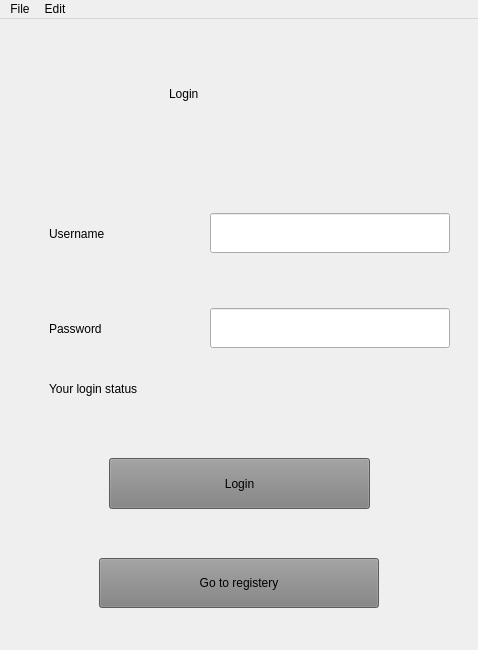
<?xml version="1.0" encoding="UTF-8"?>
<ui version="4.0">
 <class>HealtCheck</class>
 <widget class="QMainWindow" name="HealtCheck">
  <property name="geometry">
   <rect>
    <x>0</x>
    <y>0</y>
    <width>478</width>
    <height>650</height>
   </rect>
  </property>
  <property name="minimumSize">
   <size>
    <width>478</width>
    <height>650</height>
   </size>
  </property>
  <property name="maximumSize">
   <size>
    <width>478</width>
    <height>650</height>
   </size>
  </property>
  <property name="windowTitle">
   <string>HealtCheck</string>
  </property>
  <widget class="QWidget" name="centralwidget">
   <property name="minimumSize">
    <size>
     <width>460</width>
     <height>0</height>
    </size>
   </property>
   <property name="maximumSize">
    <size>
     <width>16777215</width>
     <height>16777215</height>
    </size>
   </property>
   <layout class="QGridLayout" name="gridLayout_2">
    <item row="0" column="0">
     <widget class="QStackedWidget" name="stackedWidget">
      <property name="minimumSize">
       <size>
        <width>460</width>
        <height>650</height>
       </size>
      </property>
      <property name="maximumSize">
       <size>
        <width>460</width>
        <height>650</height>
       </size>
      </property>
      <property name="currentIndex">
       <number>1</number>
      </property>
      <widget class="QWidget" name="page_4">
       <widget class="QLabel" name="label_7">
        <property name="geometry">
         <rect>
          <x>120</x>
          <y>10</y>
          <width>231</width>
          <height>91</height>
         </rect>
        </property>
        <property name="styleSheet">
         <string notr="true">font: 38pt &quot;Segoe UI&quot;;</string>
        </property>
        <property name="text">
         <string>Registery</string>
        </property>
       </widget>
       <widget class="QWidget" name="layoutWidget_3">
        <property name="geometry">
         <rect>
          <x>30</x>
          <y>150</y>
          <width>401</width>
          <height>71</height>
         </rect>
        </property>
        <layout class="QHBoxLayout" name="horizontalLayout_3">
         <item>
          <widget class="QLabel" name="label_8">
           <property name="styleSheet">
            <string notr="true">font: 25pt &quot;Segoe UI&quot;;</string>
           </property>
           <property name="text">
            <string>Username</string>
           </property>
          </widget>
         </item>
         <item>
          <widget class="QLineEdit" name="lineEdit_username_2">
           <property name="minimumSize">
            <size>
             <width>240</width>
             <height>40</height>
            </size>
           </property>
           <property name="maximumSize">
            <size>
             <width>240</width>
             <height>40</height>
            </size>
           </property>
           <property name="styleSheet">
            <string notr="true"/>
           </property>
          </widget>
         </item>
        </layout>
       </widget>
       <widget class="QWidget" name="layoutWidget_4">
        <property name="geometry">
         <rect>
          <x>30</x>
          <y>260</y>
          <width>401</width>
          <height>61</height>
         </rect>
        </property>
        <layout class="QHBoxLayout" name="horizontalLayout_4">
         <item>
          <widget class="QLabel" name="label_9">
           <property name="styleSheet">
            <string notr="true">font: 25pt &quot;Segoe UI&quot;;</string>
           </property>
           <property name="text">
            <string>Password</string>
           </property>
          </widget>
         </item>
         <item>
          <widget class="QLineEdit" name="lineEdit_password_2">
           <property name="enabled">
            <bool>true</bool>
           </property>
           <property name="minimumSize">
            <size>
             <width>240</width>
             <height>40</height>
            </size>
           </property>
           <property name="maximumSize">
            <size>
             <width>240</width>
             <height>40</height>
            </size>
           </property>
           <property name="echoMode">
            <enum>QLineEdit::Password</enum>
           </property>
          </widget>
         </item>
        </layout>
       </widget>
       <widget class="QPushButton" name="pushButton_registery">
        <property name="geometry">
         <rect>
          <x>100</x>
          <y>410</y>
          <width>261</width>
          <height>51</height>
         </rect>
        </property>
        <property name="styleSheet">
         <string notr="true">background-color:grey;
font:italic 16pt &quot;Noto Serif Light&quot;;</string>
        </property>
        <property name="text">
         <string>Registery</string>
        </property>
       </widget>
       <widget class="QPushButton" name="pushButton_back_to_login">
        <property name="geometry">
         <rect>
          <x>90</x>
          <y>520</y>
          <width>280</width>
          <height>50</height>
         </rect>
        </property>
        <property name="minimumSize">
         <size>
          <width>280</width>
          <height>50</height>
         </size>
        </property>
        <property name="maximumSize">
         <size>
          <width>280</width>
          <height>50</height>
         </size>
        </property>
        <property name="styleSheet">
         <string notr="true">background-color:grey;
font:italic 16pt &quot;Noto Serif Light&quot;;</string>
        </property>
        <property name="text">
         <string>Back to login</string>
        </property>
       </widget>
      </widget>
      <widget class="QWidget" name="page_2">
       <widget class="QLabel" name="label_3">
        <property name="geometry">
         <rect>
          <x>160</x>
          <y>20</y>
          <width>211</width>
          <height>91</height>
         </rect>
        </property>
        <property name="styleSheet">
         <string notr="true">font: 38pt &quot;Segoe UI&quot;;</string>
        </property>
        <property name="text">
         <string>Login</string>
        </property>
       </widget>
       <widget class="QWidget" name="layoutWidget">
        <property name="geometry">
         <rect>
          <x>40</x>
          <y>170</y>
          <width>401</width>
          <height>71</height>
         </rect>
        </property>
        <layout class="QHBoxLayout" name="horizontalLayout">
         <item>
          <widget class="QLabel" name="label_4">
           <property name="styleSheet">
            <string notr="true">font: 25pt &quot;Segoe UI&quot;;</string>
           </property>
           <property name="text">
            <string>Username</string>
           </property>
          </widget>
         </item>
         <item>
          <widget class="QLineEdit" name="lineEdit_username">
           <property name="minimumSize">
            <size>
             <width>240</width>
             <height>40</height>
            </size>
           </property>
           <property name="maximumSize">
            <size>
             <width>240</width>
             <height>40</height>
            </size>
           </property>
           <property name="styleSheet">
            <string notr="true"/>
           </property>
          </widget>
         </item>
        </layout>
       </widget>
       <widget class="QWidget" name="layoutWidget_2">
        <property name="geometry">
         <rect>
          <x>40</x>
          <y>270</y>
          <width>401</width>
          <height>61</height>
         </rect>
        </property>
        <layout class="QHBoxLayout" name="horizontalLayout_2">
         <item>
          <widget class="QLabel" name="label_5">
           <property name="styleSheet">
            <string notr="true">font: 25pt &quot;Segoe UI&quot;;</string>
           </property>
           <property name="text">
            <string>Password</string>
           </property>
          </widget>
         </item>
         <item>
          <widget class="QLineEdit" name="lineEdit_password">
           <property name="enabled">
            <bool>true</bool>
           </property>
           <property name="minimumSize">
            <size>
             <width>240</width>
             <height>40</height>
            </size>
           </property>
           <property name="maximumSize">
            <size>
             <width>240</width>
             <height>40</height>
            </size>
           </property>
           <property name="echoMode">
            <enum>QLineEdit::Password</enum>
           </property>
          </widget>
         </item>
        </layout>
       </widget>
       <widget class="QPushButton" name="pushButton_login">
        <property name="geometry">
         <rect>
          <x>100</x>
          <y>430</y>
          <width>261</width>
          <height>51</height>
         </rect>
        </property>
        <property name="styleSheet">
         <string notr="true">background-color:grey;
font:italic 16pt &quot;Noto Serif Light&quot;;</string>
        </property>
        <property name="text">
         <string>Login</string>
        </property>
       </widget>
       <widget class="QLabel" name="label_6">
        <property name="geometry">
         <rect>
          <x>40</x>
          <y>350</y>
          <width>301</width>
          <height>21</height>
         </rect>
        </property>
        <property name="text">
         <string>Your login status</string>
        </property>
       </widget>
       <widget class="QPushButton" name="pushButton_go_to_registery">
        <property name="geometry">
         <rect>
          <x>90</x>
          <y>530</y>
          <width>280</width>
          <height>50</height>
         </rect>
        </property>
        <property name="minimumSize">
         <size>
          <width>280</width>
          <height>50</height>
         </size>
        </property>
        <property name="maximumSize">
         <size>
          <width>280</width>
          <height>50</height>
         </size>
        </property>
        <property name="styleSheet">
         <string notr="true">background-color:grey;
font:italic 16pt &quot;Noto Serif Light&quot;;</string>
        </property>
        <property name="text">
         <string>Go to registery</string>
        </property>
       </widget>
      </widget>
      <widget class="QWidget" name="page_3">
       <property name="minimumSize">
        <size>
         <width>0</width>
         <height>0</height>
        </size>
       </property>
       <property name="maximumSize">
        <size>
         <width>16777215</width>
         <height>16777215</height>
        </size>
       </property>
       <widget class="QLabel" name="label">
        <property name="geometry">
         <rect>
          <x>10</x>
          <y>-20</y>
          <width>451</width>
          <height>71</height>
         </rect>
        </property>
        <property name="styleSheet">
         <string notr="true">font:29pt &quot;MS Shell Dlg 2&quot;;
color:green;
background-color:transparent;</string>
        </property>
        <property name="text">
         <string>Welcome in HealthCheck</string>
        </property>
       </widget>
       <widget class="QPushButton" name="pushButton_athlets">
        <property name="geometry">
         <rect>
          <x>60</x>
          <y>190</y>
          <width>340</width>
          <height>50</height>
         </rect>
        </property>
        <property name="minimumSize">
         <size>
          <width>340</width>
          <height>50</height>
         </size>
        </property>
        <property name="styleSheet">
         <string notr="true">background-color:grey;
font:italic 16pt &quot;Noto Serif Light&quot;;</string>
        </property>
        <property name="text">
         <string>Athlet's dietary</string>
        </property>
       </widget>
       <widget class="QPushButton" name="pushButton_diets">
        <property name="geometry">
         <rect>
          <x>60</x>
          <y>470</y>
          <width>340</width>
          <height>50</height>
         </rect>
        </property>
        <property name="minimumSize">
         <size>
          <width>340</width>
          <height>50</height>
         </size>
        </property>
        <property name="styleSheet">
         <string notr="true">background-color:grey;
font:italic 16pt &quot;Noto Serif Light&quot;;</string>
        </property>
        <property name="text">
         <string>Diets</string>
        </property>
       </widget>
       <widget class="QPushButton" name="pushButton_whr">
        <property name="geometry">
         <rect>
          <x>60</x>
          <y>330</y>
          <width>340</width>
          <height>50</height>
         </rect>
        </property>
        <property name="minimumSize">
         <size>
          <width>340</width>
          <height>50</height>
         </size>
        </property>
        <property name="styleSheet">
         <string notr="true">background-color:grey;
font:italic 16pt &quot;Noto Serif Light&quot;;</string>
        </property>
        <property name="text">
         <string>Dietary calculator (WHR)</string>
        </property>
       </widget>
       <widget class="QPushButton" name="pushButton_bmi">
        <property name="geometry">
         <rect>
          <x>60</x>
          <y>260</y>
          <width>340</width>
          <height>50</height>
         </rect>
        </property>
        <property name="minimumSize">
         <size>
          <width>340</width>
          <height>50</height>
         </size>
        </property>
        <property name="styleSheet">
         <string notr="true">background-color:grey;
font:italic 16pt &quot;Noto Serif Light&quot;;</string>
        </property>
        <property name="text">
         <string>Dietary calculator (BMI)</string>
        </property>
       </widget>
       <widget class="QGraphicsView" name="graphicsView">
        <property name="geometry">
         <rect>
          <x>100</x>
          <y>50</y>
          <width>261</width>
          <height>121</height>
         </rect>
        </property>
        <property name="styleSheet">
         <string notr="true">border-image: url(:/sport.png);
</string>
        </property>
       </widget>
       <widget class="QPushButton" name="pushButton_kcal">
        <property name="geometry">
         <rect>
          <x>60</x>
          <y>400</y>
          <width>340</width>
          <height>50</height>
         </rect>
        </property>
        <property name="minimumSize">
         <size>
          <width>340</width>
          <height>50</height>
         </size>
        </property>
        <property name="styleSheet">
         <string notr="true">background-color:grey;
font:italic 16pt &quot;Noto Serif Light&quot;;</string>
        </property>
        <property name="text">
         <string>Dietary calculator (KCAL)</string>
        </property>
       </widget>
       <widget class="QPushButton" name="pushButton_exercises">
        <property name="geometry">
         <rect>
          <x>60</x>
          <y>540</y>
          <width>340</width>
          <height>50</height>
         </rect>
        </property>
        <property name="minimumSize">
         <size>
          <width>340</width>
          <height>50</height>
         </size>
        </property>
        <property name="styleSheet">
         <string notr="true">background-color:grey;
font:italic 16pt &quot;Noto Serif Light&quot;;</string>
        </property>
        <property name="text">
         <string>Exercises</string>
        </property>
       </widget>
      </widget>
      <widget class="QWidget" name="page">
       <property name="minimumSize">
        <size>
         <width>460</width>
         <height>610</height>
        </size>
       </property>
       <property name="maximumSize">
        <size>
         <width>460</width>
         <height>610</height>
        </size>
       </property>
       <property name="styleSheet">
        <string notr="true">background-color: qlineargradient(spread:pad, x1:0, y1:0, x2:1, y2:1, stop:0 rgba(171, 111, 0, 255), stop:1 rgba(255, 255, 255, 255));</string>
       </property>
       <widget class="QLabel" name="label_2">
        <property name="geometry">
         <rect>
          <x>90</x>
          <y>10</y>
          <width>271</width>
          <height>51</height>
         </rect>
        </property>
        <property name="styleSheet">
         <string notr="true">color:black;
font: 30pt &quot;MS Shell Dlg2&quot;;
background-color:transparent;</string>
        </property>
        <property name="text">
         <string>Athlet's dietary</string>
        </property>
       </widget>
       <widget class="QPushButton" name="pushButton_back_to_menu">
        <property name="geometry">
         <rect>
          <x>90</x>
          <y>530</y>
          <width>280</width>
          <height>50</height>
         </rect>
        </property>
        <property name="minimumSize">
         <size>
          <width>280</width>
          <height>50</height>
         </size>
        </property>
        <property name="maximumSize">
         <size>
          <width>280</width>
          <height>50</height>
         </size>
        </property>
        <property name="styleSheet">
         <string notr="true">background-color:grey;
font:italic 16pt &quot;Noto Serif Light&quot;;</string>
        </property>
        <property name="text">
         <string>Back to menu</string>
        </property>
       </widget>
       <widget class="QTextEdit" name="textEdit">
        <property name="geometry">
         <rect>
          <x>13</x>
          <y>100</y>
          <width>431</width>
          <height>401</height>
         </rect>
        </property>
        <property name="styleSheet">
         <string notr="true">background-color: rgb(255, 255, 255);</string>
        </property>
        <property name="html">
         <string>&lt;!DOCTYPE HTML PUBLIC &quot;-//W3C//DTD HTML 4.0//EN&quot; &quot;http://www.w3.org/TR/REC-html40/strict.dtd&quot;&gt;
&lt;html&gt;&lt;head&gt;&lt;meta name=&quot;qrichtext&quot; content=&quot;1&quot; /&gt;&lt;meta charset=&quot;utf-8&quot; /&gt;&lt;style type=&quot;text/css&quot;&gt;
p, li { white-space: pre-wrap; }
&lt;/style&gt;&lt;/head&gt;&lt;body style=&quot; font-family:'Segoe UI'; font-size:9pt; font-weight:400; font-style:normal;&quot;&gt;
&lt;p style=&quot;-qt-paragraph-type:empty; margin-top:0px; margin-bottom:0px; margin-left:0px; margin-right:0px; -qt-block-indent:0; text-indent:0px; font-family:'MS Shell Dlg 2'; font-size:8.25pt;&quot;&gt;&lt;br /&gt;&lt;/p&gt;&lt;/body&gt;&lt;/html&gt;</string>
        </property>
       </widget>
      </widget>
     </widget>
    </item>
   </layout>
  </widget>
  <widget class="QMenuBar" name="menuBar">
   <property name="enabled">
    <bool>true</bool>
   </property>
   <property name="geometry">
    <rect>
     <x>0</x>
     <y>0</y>
     <width>478</width>
     <height>21</height>
    </rect>
   </property>
   <widget class="QMenu" name="menuSave">
    <property name="title">
     <string>File</string>
    </property>
    <addaction name="separator"/>
    <addaction name="actionNew"/>
    <addaction name="separator"/>
    <addaction name="actionOpen"/>
    <addaction name="separator"/>
    <addaction name="actionSave"/>
    <addaction name="separator"/>
    <addaction name="actionSave_as"/>
    <addaction name="separator"/>
   </widget>
   <widget class="QMenu" name="menuEdit">
    <property name="title">
     <string>Edit</string>
    </property>
    <addaction name="separator"/>
    <addaction name="actionCut"/>
    <addaction name="separator"/>
    <addaction name="actionCopy"/>
    <addaction name="separator"/>
    <addaction name="actionPaste"/>
    <addaction name="separator"/>
    <addaction name="actionUndo"/>
    <addaction name="separator"/>
    <addaction name="actionRedo"/>
   </widget>
   <addaction name="menuSave"/>
   <addaction name="menuEdit"/>
  </widget>
  <action name="actionNew">
   <property name="icon">
    <iconset resource="Check.qrc">
     <normaloff>:/ch/grafiki/File-New-icon.png</normaloff>:/ch/grafiki/File-New-icon.png</iconset>
   </property>
   <property name="text">
    <string>New</string>
   </property>
  </action>
  <action name="actionOpen">
   <property name="icon">
    <iconset resource="Check.qrc">
     <normaloff>:/ch/grafiki/open-file-icon.png</normaloff>:/ch/grafiki/open-file-icon.png</iconset>
   </property>
   <property name="text">
    <string>Open</string>
   </property>
  </action>
  <action name="actionSave">
   <property name="icon">
    <iconset resource="Check.qrc">
     <normaloff>:/ch/grafiki/Actions-document-save-icon.png</normaloff>:/ch/grafiki/Actions-document-save-icon.png</iconset>
   </property>
   <property name="text">
    <string>Save</string>
   </property>
  </action>
  <action name="actionSave_as">
   <property name="icon">
    <iconset resource="Check.qrc">
     <normaloff>:/ch/grafiki/Actions-document-save-as-icon.png</normaloff>:/ch/grafiki/Actions-document-save-as-icon.png</iconset>
   </property>
   <property name="text">
    <string>Save as</string>
   </property>
  </action>
  <action name="actionCut">
   <property name="icon">
    <iconset resource="Check.qrc">
     <normaloff>:/ch/grafiki/cut-icon.png</normaloff>:/ch/grafiki/cut-icon.png</iconset>
   </property>
   <property name="text">
    <string>Cut</string>
   </property>
  </action>
  <action name="actionCopy">
   <property name="icon">
    <iconset resource="Check.qrc">
     <normaloff>:/ch/grafiki/Editing-Copy-icon.png</normaloff>:/ch/grafiki/Editing-Copy-icon.png</iconset>
   </property>
   <property name="text">
    <string>Copy</string>
   </property>
  </action>
  <action name="actionPaste">
   <property name="icon">
    <iconset resource="Check.qrc">
     <normaloff>:/ch/grafiki/Editing-Paste-icon.png</normaloff>:/ch/grafiki/Editing-Paste-icon.png</iconset>
   </property>
   <property name="text">
    <string>Paste</string>
   </property>
  </action>
  <action name="actionUndo">
   <property name="icon">
    <iconset resource="Check.qrc">
     <normaloff>:/ch/grafiki/Undo-icon.png</normaloff>:/ch/grafiki/Undo-icon.png</iconset>
   </property>
   <property name="text">
    <string>Undo</string>
   </property>
  </action>
  <action name="actionRedo">
   <property name="icon">
    <iconset resource="Check.qrc">
     <normaloff>:/ch/grafiki/Redo-icon.png</normaloff>:/ch/grafiki/Redo-icon.png</iconset>
   </property>
   <property name="text">
    <string>Redo</string>
   </property>
  </action>
 </widget>
 <resources>
  <include location="Check.qrc"/>
 </resources>
 <connections/>
</ui>
